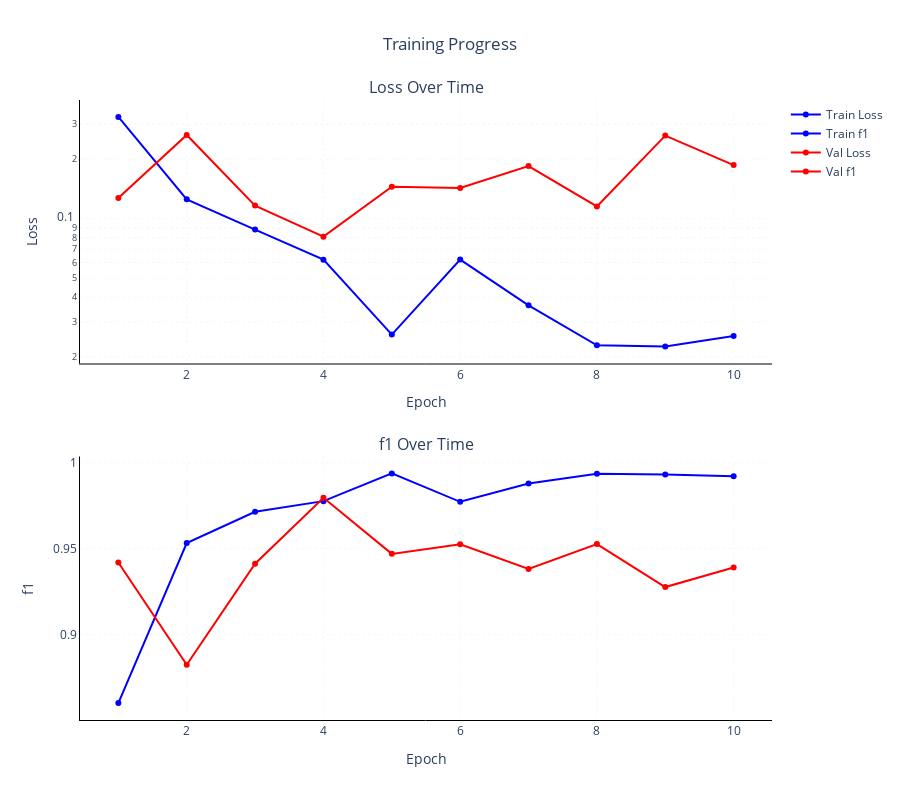

Here is the notebook cell this chart was saved with:
### Markdown cell above
### plot training history

### Code cell
fig = plot_training_history('exps/exp1')
fig

### Figure 1 — Plotly figure (JSON) as saved in the notebook; plotly's stock layout.template omitted (floating-point values rounded to 4 significant figures)
{"data": [{"line": {"color": "blue"}, "mode": "lines+markers", "name": "Train Loss", "type": "scatter", "x": [1, 2, 3, 4, 5, 6, 7, 8, 9, 10], "xaxis": "x", "y": [0.3266, 0.1252, 0.08804, 0.06201, 0.02592, 0.06204, 0.03645, 0.02287, 0.02255, 0.02549], "yaxis": "y"}, {"line": {"color": "blue"}, "mode": "lines+markers", "name": "Train f1", "type": "scatter", "x": [1, 2, 3, 4, 5, 6, 7, 8, 9, 10], "xaxis": "x2", "y": [0.8602, 0.9532, 0.9714, 0.9776, 0.9937, 0.9772, 0.9878, 0.9935, 0.9931, 0.992], "yaxis": "y2"}, {"line": {"color": "red"}, "mode": "lines+markers", "name": "Val Loss", "type": "scatter", "x": [1, 2, 3, 4, 5, 6, 7, 8, 9, 10], "xaxis": "x", "y": [0.1273, 0.2648, 0.1163, 0.08104, 0.1451, 0.1428, 0.1844, 0.1153, 0.2628, 0.1864], "yaxis": "y"}, {"line": {"color": "red"}, "mode": "lines+markers", "name": "Val f1", "type": "scatter", "x": [1, 2, 3, 4, 5, 6, 7, 8, 9, 10], "xaxis": "x2", "y": [0.9419, 0.8825, 0.9412, 0.9795, 0.9469, 0.9525, 0.9382, 0.9526, 0.9276, 0.939], "yaxis": "y2"}], "layout": {"annotations": [{"font": {"size": 16}, "showarrow": false, "text": "Loss Over Time", "x": 0.5, "xanchor": "center", "xref": "paper", "y": 1, "yanchor": "bottom", "yref": "paper"}, {"font": {"size": 16}, "showarrow": false, "text": "f1 Over Time", "x": 0.5, "xanchor": "center", "xref": "paper", "y": 0.425, "yanchor": "bottom", "yref": "paper"}], "height": 800, "paper_bgcolor": "white", "plot_bgcolor": "white", "showlegend": true, "title": {"text": "Training Progress", "x": 0.5}, "xaxis": {"anchor": "y", "domain": [0, 1], "gridcolor": "lightgrey", "griddash": "dot", "gridwidth": 0.2, "linecolor": "black", "linewidth": 1, "showgrid": true, "title": {"text": "Epoch"}, "zeroline": false}, "xaxis2": {"anchor": "y2", "domain": [0, 1], "gridcolor": "lightgrey", "griddash": "dot", "gridwidth": 0.2, "linecolor": "black", "linewidth": 1, "showgrid": true, "title": {"text": "Epoch"}, "zeroline": false}, "yaxis": {"anchor": "x", "domain": [0.575, 1], "gridcolor": "lightgrey", "griddash": "dot", "gridwidth": 0.2, "linecolor": "black", "linewidth": 1, "showgrid": true, "title": {"text": "Loss"}, "type": "log", "zeroline": false}, "yaxis2": {"anchor": "x2", "domain": [0, 0.425], "gridcolor": "lightgrey", "griddash": "dot", "gridwidth": 0.2, "linecolor": "black", "linewidth": 1, "showgrid": true, "title": {"text": "f1"}, "zeroline": false}}}
